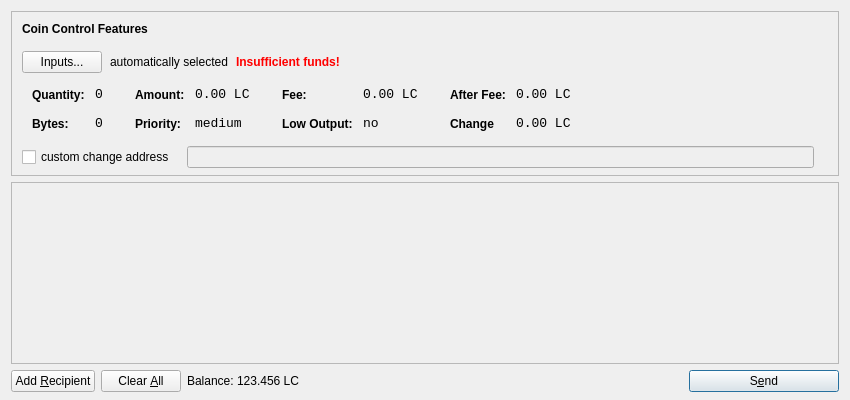
<?xml version="1.0" encoding="UTF-8"?>
<ui version="4.0">
 <class>SendCoinsDialog</class>
 <widget class="QDialog" name="SendCoinsDialog">
  <property name="geometry">
   <rect>
    <x>0</x>
    <y>0</y>
    <width>850</width>
    <height>400</height>
   </rect>
  </property>
  <property name="windowTitle">
   <string>Send Coins</string>
  </property>
  <layout class="QVBoxLayout" name="verticalLayout" stretch="0,1,0">
   <property name="bottomMargin">
    <number>8</number>
   </property>
   <item>
    <widget class="QFrame" name="frameCoinControl">
     <property name="sizePolicy">
      <sizepolicy hsizetype="Expanding" vsizetype="Expanding">
       <horstretch>0</horstretch>
       <verstretch>0</verstretch>
      </sizepolicy>
     </property>
     <property name="maximumSize">
      <size>
       <width>16777215</width>
       <height>16777215</height>
      </size>
     </property>
     <property name="frameShape">
      <enum>QFrame::StyledPanel</enum>
     </property>
     <property name="frameShadow">
      <enum>QFrame::Sunken</enum>
     </property>
     <layout class="QVBoxLayout" name="verticalLayoutCoinControl2">
      <property name="spacing">
       <number>-1</number>
      </property>
      <property name="leftMargin">
       <number>0</number>
      </property>
      <property name="topMargin">
       <number>0</number>
      </property>
      <property name="rightMargin">
       <number>0</number>
      </property>
      <property name="bottomMargin">
       <number>6</number>
      </property>
      <item>
       <layout class="QVBoxLayout" name="verticalLayoutCoinControl" stretch="0,0,0,0,1">
        <property name="spacing">
         <number>0</number>
        </property>
        <property name="leftMargin">
         <number>10</number>
        </property>
        <property name="topMargin">
         <number>10</number>
        </property>
        <item>
         <layout class="QHBoxLayout" name="horizontalLayoutCoinControl1">
          <property name="bottomMargin">
           <number>15</number>
          </property>
          <item>
           <widget class="QLabel" name="labelCoinControlFeatures">
            <property name="sizePolicy">
             <sizepolicy hsizetype="Preferred" vsizetype="Maximum">
              <horstretch>0</horstretch>
              <verstretch>0</verstretch>
             </sizepolicy>
            </property>
            <property name="font">
             <font>
              <weight>75</weight>
              <bold>true</bold>
             </font>
            </property>
            <property name="styleSheet">
             <string notr="true">font-weight:bold;</string>
            </property>
            <property name="text">
             <string>Coin Control Features</string>
            </property>
           </widget>
          </item>
         </layout>
        </item>
        <item>
         <layout class="QHBoxLayout" name="horizontalLayoutCoinControl2" stretch="0,0,0,0">
          <property name="spacing">
           <number>8</number>
          </property>
          <property name="bottomMargin">
           <number>10</number>
          </property>
          <item>
           <widget class="QPushButton" name="pushButtonCoinControl">
            <property name="styleSheet">
             <string notr="true"/>
            </property>
            <property name="text">
             <string>Inputs...</string>
            </property>
           </widget>
          </item>
          <item>
           <widget class="QLabel" name="labelCoinControlAutomaticallySelected">
            <property name="text">
             <string>automatically selected</string>
            </property>
            <property name="margin">
             <number>5</number>
            </property>
           </widget>
          </item>
          <item>
           <widget class="QLabel" name="labelCoinControlInsuffFunds">
            <property name="font">
             <font>
              <weight>75</weight>
              <bold>true</bold>
             </font>
            </property>
            <property name="styleSheet">
             <string notr="true">color:red;font-weight:bold;</string>
            </property>
            <property name="text">
             <string>Insufficient funds!</string>
            </property>
            <property name="margin">
             <number>5</number>
            </property>
           </widget>
          </item>
          <item>
           <spacer name="horizontalSpacerCoinControl">
            <property name="orientation">
             <enum>Qt::Horizontal</enum>
            </property>
            <property name="sizeHint" stdset="0">
             <size>
              <width>40</width>
              <height>1</height>
             </size>
            </property>
           </spacer>
          </item>
         </layout>
        </item>
        <item>
         <widget class="QWidget" name="widgetCoinControl" native="true">
          <property name="sizePolicy">
           <sizepolicy hsizetype="Preferred" vsizetype="Preferred">
            <horstretch>0</horstretch>
            <verstretch>0</verstretch>
           </sizepolicy>
          </property>
          <property name="minimumSize">
           <size>
            <width>0</width>
            <height>0</height>
           </size>
          </property>
          <property name="styleSheet">
           <string notr="true"/>
          </property>
          <layout class="QHBoxLayout" name="horizontalLayoutCoinControl5">
           <property name="margin">
            <number>0</number>
           </property>
           <item>
            <layout class="QHBoxLayout" name="horizontalLayoutCoinControl3" stretch="0,0,0,1">
             <property name="spacing">
              <number>20</number>
             </property>
             <property name="topMargin">
              <number>0</number>
             </property>
             <property name="bottomMargin">
              <number>10</number>
             </property>
             <item>
              <layout class="QFormLayout" name="formLayoutCoinControl1">
               <property name="horizontalSpacing">
                <number>10</number>
               </property>
               <property name="verticalSpacing">
                <number>14</number>
               </property>
               <property name="leftMargin">
                <number>10</number>
               </property>
               <property name="topMargin">
                <number>4</number>
               </property>
               <property name="rightMargin">
                <number>6</number>
               </property>
               <item row="0" column="0">
                <widget class="QLabel" name="labelCoinControlQuantityText">
                 <property name="styleSheet">
                  <string notr="true">font-weight:bold;</string>
                 </property>
                 <property name="text">
                  <string>Quantity:</string>
                 </property>
                 <property name="margin">
                  <number>0</number>
                 </property>
                </widget>
               </item>
               <item row="0" column="1">
                <widget class="QLabel" name="labelCoinControlQuantity">
                 <property name="font">
                  <font>
                   <family>Monospace</family>
                   <pointsize>10</pointsize>
                  </font>
                 </property>
                 <property name="cursor">
                  <cursorShape>IBeamCursor</cursorShape>
                 </property>
                 <property name="contextMenuPolicy">
                  <enum>Qt::ActionsContextMenu</enum>
                 </property>
                 <property name="text">
                  <string>0</string>
                 </property>
                 <property name="margin">
                  <number>0</number>
                 </property>
                 <property name="textInteractionFlags">
                  <set>Qt::LinksAccessibleByMouse|Qt::TextSelectableByKeyboard|Qt::TextSelectableByMouse</set>
                 </property>
                </widget>
               </item>
               <item row="1" column="0">
                <widget class="QLabel" name="labelCoinControlBytesText">
                 <property name="styleSheet">
                  <string notr="true">font-weight:bold;</string>
                 </property>
                 <property name="text">
                  <string>Bytes:</string>
                 </property>
                </widget>
               </item>
               <item row="1" column="1">
                <widget class="QLabel" name="labelCoinControlBytes">
                 <property name="font">
                  <font>
                   <family>Monospace</family>
                   <pointsize>10</pointsize>
                  </font>
                 </property>
                 <property name="cursor">
                  <cursorShape>IBeamCursor</cursorShape>
                 </property>
                 <property name="contextMenuPolicy">
                  <enum>Qt::ActionsContextMenu</enum>
                 </property>
                 <property name="text">
                  <string>0</string>
                 </property>
                 <property name="textInteractionFlags">
                  <set>Qt::LinksAccessibleByMouse|Qt::TextSelectableByKeyboard|Qt::TextSelectableByMouse</set>
                 </property>
                </widget>
               </item>
              </layout>
             </item>
             <item>
              <layout class="QFormLayout" name="formLayoutCoinControl2">
               <property name="horizontalSpacing">
                <number>10</number>
               </property>
               <property name="verticalSpacing">
                <number>14</number>
               </property>
               <property name="leftMargin">
                <number>6</number>
               </property>
               <property name="topMargin">
                <number>4</number>
               </property>
               <property name="rightMargin">
                <number>6</number>
               </property>
               <item row="0" column="0">
                <widget class="QLabel" name="labelCoinControlAmountText">
                 <property name="styleSheet">
                  <string notr="true">font-weight:bold;</string>
                 </property>
                 <property name="text">
                  <string>Amount:</string>
                 </property>
                 <property name="margin">
                  <number>0</number>
                 </property>
                </widget>
               </item>
               <item row="0" column="1">
                <widget class="QLabel" name="labelCoinControlAmount">
                 <property name="font">
                  <font>
                   <family>Monospace</family>
                   <pointsize>10</pointsize>
                  </font>
                 </property>
                 <property name="cursor">
                  <cursorShape>IBeamCursor</cursorShape>
                 </property>
                 <property name="contextMenuPolicy">
                  <enum>Qt::ActionsContextMenu</enum>
                 </property>
                 <property name="text">
                  <string>0.00 LC</string>
                 </property>
                 <property name="textInteractionFlags">
                  <set>Qt::LinksAccessibleByMouse|Qt::TextSelectableByKeyboard|Qt::TextSelectableByMouse</set>
                 </property>
                </widget>
               </item>
               <item row="1" column="0">
                <widget class="QLabel" name="labelCoinControlPriorityText">
                 <property name="styleSheet">
                  <string notr="true">font-weight:bold;</string>
                 </property>
                 <property name="text">
                  <string>Priority:</string>
                 </property>
                </widget>
               </item>
               <item row="1" column="1">
                <widget class="QLabel" name="labelCoinControlPriority">
                 <property name="font">
                  <font>
                   <family>Monospace</family>
                   <pointsize>10</pointsize>
                  </font>
                 </property>
                 <property name="cursor">
                  <cursorShape>IBeamCursor</cursorShape>
                 </property>
                 <property name="contextMenuPolicy">
                  <enum>Qt::ActionsContextMenu</enum>
                 </property>
                 <property name="text">
                  <string>medium</string>
                 </property>
                 <property name="textInteractionFlags">
                  <set>Qt::LinksAccessibleByMouse|Qt::TextSelectableByKeyboard|Qt::TextSelectableByMouse</set>
                 </property>
                </widget>
               </item>
              </layout>
             </item>
             <item>
              <layout class="QFormLayout" name="formLayoutCoinControl3">
               <property name="horizontalSpacing">
                <number>10</number>
               </property>
               <property name="verticalSpacing">
                <number>14</number>
               </property>
               <property name="leftMargin">
                <number>6</number>
               </property>
               <property name="topMargin">
                <number>4</number>
               </property>
               <property name="rightMargin">
                <number>6</number>
               </property>
               <item row="0" column="0">
                <widget class="QLabel" name="labelCoinControlFeeText">
                 <property name="styleSheet">
                  <string notr="true">font-weight:bold;</string>
                 </property>
                 <property name="text">
                  <string>Fee:</string>
                 </property>
                 <property name="margin">
                  <number>0</number>
                 </property>
                </widget>
               </item>
               <item row="0" column="1">
                <widget class="QLabel" name="labelCoinControlFee">
                 <property name="font">
                  <font>
                   <family>Monospace</family>
                   <pointsize>10</pointsize>
                  </font>
                 </property>
                 <property name="cursor">
                  <cursorShape>IBeamCursor</cursorShape>
                 </property>
                 <property name="contextMenuPolicy">
                  <enum>Qt::ActionsContextMenu</enum>
                 </property>
                 <property name="text">
                  <string>0.00 LC</string>
                 </property>
                 <property name="textInteractionFlags">
                  <set>Qt::LinksAccessibleByMouse|Qt::TextSelectableByKeyboard|Qt::TextSelectableByMouse</set>
                 </property>
                </widget>
               </item>
               <item row="1" column="0">
                <widget class="QLabel" name="labelCoinControlLowOutputText">
                 <property name="styleSheet">
                  <string notr="true">font-weight:bold;</string>
                 </property>
                 <property name="text">
                  <string>Low Output:</string>
                 </property>
                </widget>
               </item>
               <item row="1" column="1">
                <widget class="QLabel" name="labelCoinControlLowOutput">
                 <property name="font">
                  <font>
                   <family>Monospace</family>
                   <pointsize>10</pointsize>
                  </font>
                 </property>
                 <property name="cursor">
                  <cursorShape>IBeamCursor</cursorShape>
                 </property>
                 <property name="contextMenuPolicy">
                  <enum>Qt::ActionsContextMenu</enum>
                 </property>
                 <property name="text">
                  <string>no</string>
                 </property>
                 <property name="textInteractionFlags">
                  <set>Qt::LinksAccessibleByMouse|Qt::TextSelectableByKeyboard|Qt::TextSelectableByMouse</set>
                 </property>
                </widget>
               </item>
              </layout>
             </item>
             <item>
              <layout class="QFormLayout" name="formLayoutCoinControl4">
               <property name="horizontalSpacing">
                <number>10</number>
               </property>
               <property name="verticalSpacing">
                <number>14</number>
               </property>
               <property name="leftMargin">
                <number>6</number>
               </property>
               <property name="topMargin">
                <number>4</number>
               </property>
               <property name="rightMargin">
                <number>6</number>
               </property>
               <item row="0" column="0">
                <widget class="QLabel" name="labelCoinControlAfterFeeText">
                 <property name="styleSheet">
                  <string notr="true">font-weight:bold;</string>
                 </property>
                 <property name="text">
                  <string>After Fee:</string>
                 </property>
                 <property name="margin">
                  <number>0</number>
                 </property>
                </widget>
               </item>
               <item row="0" column="1">
                <widget class="QLabel" name="labelCoinControlAfterFee">
                 <property name="font">
                  <font>
                   <family>Monospace</family>
                   <pointsize>10</pointsize>
                  </font>
                 </property>
                 <property name="cursor">
                  <cursorShape>IBeamCursor</cursorShape>
                 </property>
                 <property name="contextMenuPolicy">
                  <enum>Qt::ActionsContextMenu</enum>
                 </property>
                 <property name="text">
                  <string>0.00 LC</string>
                 </property>
                 <property name="textInteractionFlags">
                  <set>Qt::LinksAccessibleByMouse|Qt::TextSelectableByKeyboard|Qt::TextSelectableByMouse</set>
                 </property>
                </widget>
               </item>
               <item row="1" column="0">
                <widget class="QLabel" name="labelCoinControlChangeText">
                 <property name="styleSheet">
                  <string notr="true">font-weight:bold;</string>
                 </property>
                 <property name="text">
                  <string>Change</string>
                 </property>
                </widget>
               </item>
               <item row="1" column="1">
                <widget class="QLabel" name="labelCoinControlChange">
                 <property name="font">
                  <font>
                   <family>Monospace</family>
                   <pointsize>10</pointsize>
                  </font>
                 </property>
                 <property name="cursor">
                  <cursorShape>IBeamCursor</cursorShape>
                 </property>
                 <property name="contextMenuPolicy">
                  <enum>Qt::ActionsContextMenu</enum>
                 </property>
                 <property name="text">
                  <string>0.00 LC</string>
                 </property>
                 <property name="textInteractionFlags">
                  <set>Qt::LinksAccessibleByMouse|Qt::TextSelectableByKeyboard|Qt::TextSelectableByMouse</set>
                 </property>
                </widget>
               </item>
              </layout>
             </item>
            </layout>
           </item>
          </layout>
         </widget>
        </item>
        <item>
         <layout class="QHBoxLayout" name="horizontalLayoutCoinControl4" stretch="0,0,0">
          <property name="spacing">
           <number>12</number>
          </property>
          <property name="sizeConstraint">
           <enum>QLayout::SetDefaultConstraint</enum>
          </property>
          <property name="topMargin">
           <number>5</number>
          </property>
          <property name="rightMargin">
           <number>5</number>
          </property>
          <item>
           <widget class="QCheckBox" name="checkBoxCoinControlChange">
            <property name="text">
             <string>custom change address</string>
            </property>
           </widget>
          </item>
          <item>
           <widget class="QLineEdit" name="lineEditCoinControlChange">
            <property name="enabled">
             <bool>false</bool>
            </property>
            <property name="sizePolicy">
             <sizepolicy hsizetype="Expanding" vsizetype="Fixed">
              <horstretch>0</horstretch>
              <verstretch>0</verstretch>
             </sizepolicy>
            </property>
           </widget>
          </item>
          <item>
           <widget class="QLabel" name="labelCoinControlChangeLabel">
            <property name="sizePolicy">
             <sizepolicy hsizetype="Preferred" vsizetype="Expanding">
              <horstretch>0</horstretch>
              <verstretch>0</verstretch>
             </sizepolicy>
            </property>
            <property name="minimumSize">
             <size>
              <width>0</width>
              <height>0</height>
             </size>
            </property>
            <property name="text">
             <string/>
            </property>
            <property name="margin">
             <number>3</number>
            </property>
           </widget>
          </item>
         </layout>
        </item>
        <item>
         <spacer name="verticalSpacerCoinControl">
          <property name="orientation">
           <enum>Qt::Vertical</enum>
          </property>
          <property name="sizeHint" stdset="0">
           <size>
            <width>800</width>
            <height>1</height>
           </size>
          </property>
         </spacer>
        </item>
       </layout>
      </item>
     </layout>
    </widget>
   </item>
   <item>
    <widget class="QScrollArea" name="scrollArea">
     <property name="widgetResizable">
      <bool>true</bool>
     </property>
     <widget class="QWidget" name="scrollAreaWidgetContents">
      <property name="geometry">
       <rect>
        <x>0</x>
        <y>0</y>
        <width>830</width>
        <height>165</height>
       </rect>
      </property>
      <layout class="QVBoxLayout" name="verticalLayout_2">
       <property name="margin">
        <number>0</number>
       </property>
       <item>
        <layout class="QVBoxLayout" name="entries">
         <property name="spacing">
          <number>6</number>
         </property>
        </layout>
       </item>
       <item>
        <spacer name="verticalSpacer">
         <property name="orientation">
          <enum>Qt::Vertical</enum>
         </property>
         <property name="sizeHint" stdset="0">
          <size>
           <width>20</width>
           <height>40</height>
          </size>
         </property>
        </spacer>
       </item>
      </layout>
     </widget>
    </widget>
   </item>
   <item>
    <layout class="QHBoxLayout" name="horizontalLayout">
     <item>
      <widget class="QPushButton" name="addButton">
       <property name="toolTip">
        <string>Send to multiple recipients at once</string>
       </property>
       <property name="text">
        <string>Add &amp;Recipient</string>
       </property>
       <property name="autoDefault">
        <bool>false</bool>
       </property>
      </widget>
     </item>
     <item>
      <widget class="QPushButton" name="clearButton">
       <property name="sizePolicy">
        <sizepolicy hsizetype="Minimum" vsizetype="Fixed">
         <horstretch>0</horstretch>
         <verstretch>0</verstretch>
        </sizepolicy>
       </property>
       <property name="toolTip">
        <string>Remove all transaction fields</string>
       </property>
       <property name="text">
        <string>Clear &amp;All</string>
       </property>
       <property name="autoRepeatDelay">
        <number>300</number>
       </property>
       <property name="autoDefault">
        <bool>false</bool>
       </property>
      </widget>
     </item>
     <item>
      <layout class="QHBoxLayout" name="horizontalLayout_2">
       <property name="spacing">
        <number>3</number>
       </property>
       <item>
        <widget class="QLabel" name="label">
         <property name="sizePolicy">
          <sizepolicy hsizetype="Preferred" vsizetype="Fixed">
           <horstretch>0</horstretch>
           <verstretch>0</verstretch>
          </sizepolicy>
         </property>
         <property name="text">
          <string>Balance:</string>
         </property>
        </widget>
       </item>
       <item>
        <widget class="QLabel" name="labelBalance">
         <property name="sizePolicy">
          <sizepolicy hsizetype="Preferred" vsizetype="Fixed">
           <horstretch>0</horstretch>
           <verstretch>0</verstretch>
          </sizepolicy>
         </property>
         <property name="cursor">
          <cursorShape>IBeamCursor</cursorShape>
         </property>
         <property name="text">
          <string>123.456 LC</string>
         </property>
         <property name="textInteractionFlags">
          <set>Qt::LinksAccessibleByMouse|Qt::TextSelectableByKeyboard|Qt::TextSelectableByMouse</set>
         </property>
        </widget>
       </item>
      </layout>
     </item>
     <item>
      <spacer name="horizontalSpacer">
       <property name="orientation">
        <enum>Qt::Horizontal</enum>
       </property>
       <property name="sizeHint" stdset="0">
        <size>
         <width>40</width>
         <height>20</height>
        </size>
       </property>
      </spacer>
     </item>
     <item>
      <widget class="QPushButton" name="sendButton">
       <property name="minimumSize">
        <size>
         <width>150</width>
         <height>0</height>
        </size>
       </property>
       <property name="toolTip">
        <string>Confirm the send action</string>
       </property>
       <property name="text">
        <string>S&amp;end</string>
       </property>
       <property name="icon">
        <iconset resource="../bitcoin.qrc">
         <normaloff>:/icons/send</normaloff>:/icons/send</iconset>
       </property>
       <property name="default">
        <bool>true</bool>
       </property>
      </widget>
     </item>
    </layout>
   </item>
  </layout>
 </widget>
 <resources>
  <include location="../bitcoin.qrc"/>
 </resources>
 <connections/>
</ui>
